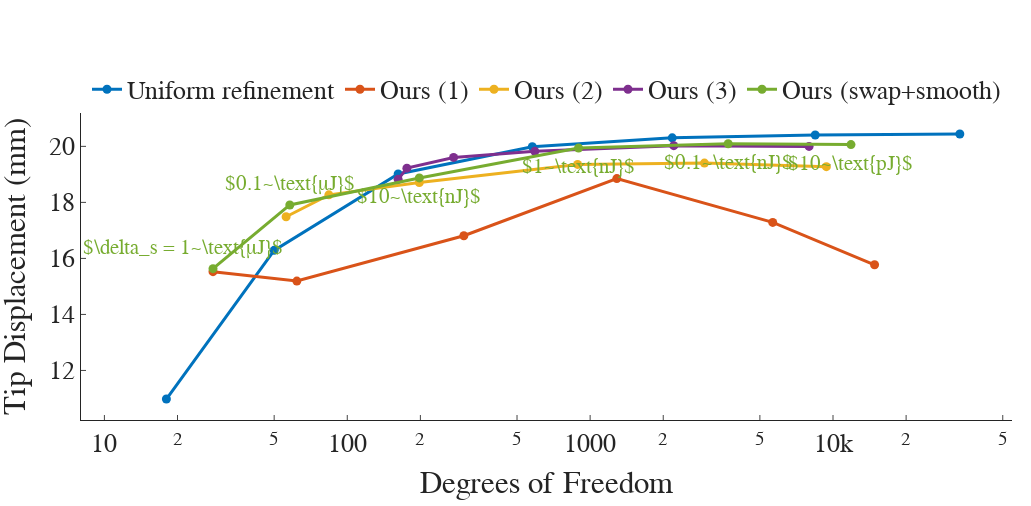

Notebook code for this chart:
### Code cell
import plotly.graph_objects as go
from paper_style import *

line_width = 3
common=dict(line_width=line_width, marker_size=3*line_width, mode="lines+markers+text")

fig = go.Figure(data=[
    go.Scatter(
        x=Q1_results[1:-1]["Number of degrees of freedom"], y=Q1_results[1:-1]["Tip displacement (in mm)"],  line_color=matlab_colors[0], name="Uniform refinement",
        # line=dict(dash='dash'),
        **common),
    go.Scatter(x=our_results[0]["Number of degrees of freedom"], y=our_results[0]["Tip displacement (in mm)"], line_color=matlab_colors[1], name=f"Ours (1)", **common),
    go.Scatter(x=our_results[1]["Number of degrees of freedom"], y=our_results[1]["Tip displacement (in mm)"], line_color=matlab_colors[2], name=f"Ours (2)", **common),
    go.Scatter(x=our_results[2]["Number of degrees of freedom"], y=our_results[2]["Tip displacement (in mm)"], line_color=matlab_colors[3], name=f"Ours (3)", **common),
    go.Scatter(x=our_results[-1]["Number of degrees of freedom"], y=our_results[-1]["Tip displacement (in mm)"], line_color=matlab_colors[4], name="Ours (swap+smooth)", **common),
    # go.Scatter(x=Q2_results[1:]["Number of degrees of freedom"], y=Q2_results[1:]["Tip displacement (in mm)"], name="Q2", line_color=matlab_colors[3], **common),
])

for tol in tols:
    text = r"${}{:g}~\text{{{}J}}$".format(
        r'\delta_s = ' if tol == 1e3 else '',
        tol / (1000 if tol >= 100  else (1/1000 if tol <= 1e-2 else 1)), 
        "μ" if tol >= 100 else ("p" if tol <= 1e-2 else "n")
    )
    fig.add_annotation(
        x=np.log10(our_results[-1].loc[tol]["Number of degrees of freedom"]),
        y=our_results[-1].loc[tol]["Tip displacement (in mm)"],
        text=text,
        font=dict(
            family="Linux Biolinum O",
            size=font_size*0.8,
            color=matlab_colors[4]
        ),
        align="center",
        showarrow=False,
        arrowhead=3,
        arrowcolor=matlab_colors[4],
        arrowwidth=2,
        yshift=20 if tol >= 100 else -20,
        xshift=-30 if tol > 100 else 0,
        ay=40
    )

fig.update_layout(
    # title_text="Cantilever Convergence",
    xaxis_title="Degrees of Freedom",
    yaxis_title="Tip Displacement (mm)",
    xaxis_type="log",
    # xaxis_dtick=1,
    **paper_style(aspect_ratio=1/2),
)

fig.show()
fig.write_image("cantilever.pdf")

### Figure 1 — Plotly figure (JSON) as saved in the notebook; plotly's stock layout.template omitted (floating-point values rounded to 4 significant figures)
{"data": [{"line": {"color": "#0072BD", "width": 3}, "marker": {"size": 9}, "mode": "lines+markers+text", "name": "Uniform refinement", "type": "scatter", "x": [18, 50, 162, 578, 2178, 8450, 33282], "y": [10.98, 16.29, 19.01, 19.99, 20.3, 20.41, 20.44]}, {"line": {"color": "#D95319", "width": 3}, "marker": {"size": 9}, "mode": "lines+markers+text", "name": "Ours (1)", "type": "scatter", "x": [28, 62, 302, 1288, 5648, 14830], "y": [15.53, 15.19, 16.81, 18.85, 17.29, 15.77]}, {"line": {"color": "#EDB120", "width": 3}, "marker": {"size": 9}, "mode": "lines+markers+text", "name": "Ours (2)", "type": "scatter", "x": [56, 84, 198, 888, 2956, 9390], "y": [17.49, 18.27, 18.71, 19.36, 19.4, 19.28]}, {"line": {"color": "#7E2F8E", "width": 3}, "marker": {"size": 9}, "mode": "lines+markers+text", "name": "Ours (3)", "type": "scatter", "x": [162, 176, 274, 592, 2210, 7970], "y": [18.82, 19.22, 19.6, 19.82, 20.03, 20.0]}, {"line": {"color": "#77AC30", "width": 3}, "marker": {"size": 9}, "mode": "lines+markers+text", "name": "Ours (swap+smooth)", "type": "scatter", "x": [28, 58, 198, 896, 3702, 11858], "y": [15.63, 17.91, 18.87, 19.94, 20.09, 20.06]}], "layout": {"annotations": [{"align": "center", "arrowcolor": "#77AC30", "arrowhead": 3, "arrowwidth": 2, "ay": 40, "font": {"color": "#77AC30", "family": "Linux Biolinum O", "size": 20.62}, "showarrow": false, "text": "$\\delta_s = 1~\\text{μJ}$", "x": 1.447, "xshift": -30, "y": 15.63, "yshift": 20}, {"align": "center", "arrowcolor": "#77AC30", "arrowhead": 3, "arrowwidth": 2, "ay": 40, "font": {"color": "#77AC30", "family": "Linux Biolinum O", "size": 20.62}, "showarrow": false, "text": "$0.1~\\text{μJ}$", "x": 1.763, "xshift": 0, "y": 17.91, "yshift": 20}, {"align": "center", "arrowcolor": "#77AC30", "arrowhead": 3, "arrowwidth": 2, "ay": 40, "font": {"color": "#77AC30", "family": "Linux Biolinum O", "size": 20.62}, "showarrow": false, "text": "$10~\\text{nJ}$", "x": 2.297, "xshift": 0, "y": 18.87, "yshift": -20}, {"align": "center", "arrowcolor": "#77AC30", "arrowhead": 3, "arrowwidth": 2, "ay": 40, "font": {"color": "#77AC30", "family": "Linux Biolinum O", "size": 20.62}, "showarrow": false, "text": "$1~\\text{nJ}$", "x": 2.952, "xshift": 0, "y": 19.94, "yshift": -20}, {"align": "center", "arrowcolor": "#77AC30", "arrowhead": 3, "arrowwidth": 2, "ay": 40, "font": {"color": "#77AC30", "family": "Linux Biolinum O", "size": 20.62}, "showarrow": false, "text": "$0.1~\\text{nJ}$", "x": 3.568, "xshift": 0, "y": 20.09, "yshift": -20}, {"align": "center", "arrowcolor": "#77AC30", "arrowhead": 3, "arrowwidth": 2, "ay": 40, "font": {"color": "#77AC30", "family": "Linux Biolinum O", "size": 20.62}, "showarrow": false, "text": "$10~\\text{pJ}$", "x": 4.074, "xshift": 0, "y": 20.06, "yshift": -20}], "font": {"family": "Linux Biolinum O", "size": 25.78}, "height": 506.2, "legend": {"bgcolor": "rgba(0,0,0,0)", "font": {"family": "Linux Biolinum O", "size": 25.78}, "orientation": "h", "x": 0.5, "xanchor": "center", "y": 1, "yanchor": "bottom"}, "margin": {"b": 18.75, "l": 18.75, "r": 18.75, "t": 112.5}, "title": {"x": 0.5}, "width": 1031.0, "xaxis": {"ticks": "inside", "title": {"text": "Degrees of Freedom"}, "type": "log"}, "yaxis": {"ticks": "inside", "title": {"text": "Tip Displacement (mm)"}}}}
